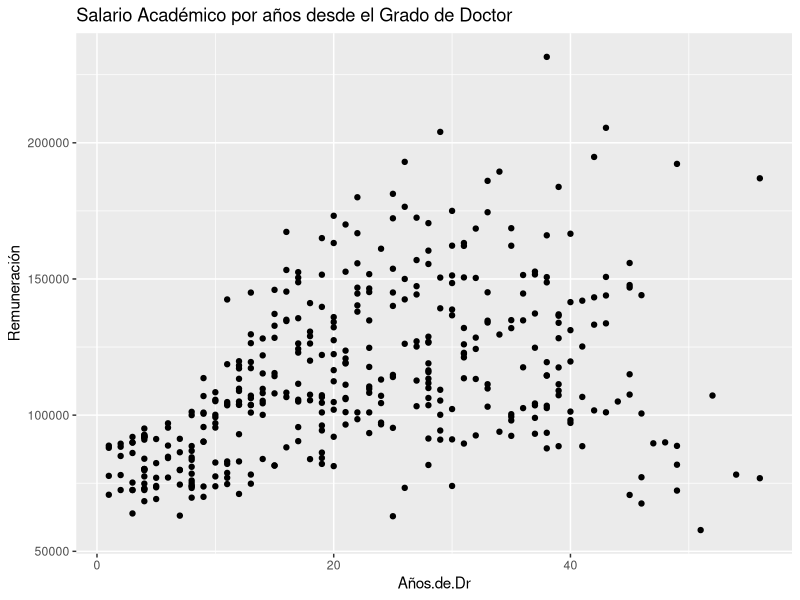

The R source for this figure:
# Rscript dos_variables.r

# Cargando libreria.
library(ggplot2)

# Lee datos del archivo .csv 
datos <- read.csv("salarios.csv")

# Gráfica  Años de Experiencia Vs. Remuneración
pdf(file="Dos_Variables.pdf")
ggplot(datos, 
       aes(x = Años.de.Dr, y = Remuneración) ) +
  geom_point() + 
  labs(title = "Salario Académico por años desde el Grado de Doctor")
 
# REFERENCIAS
# Oscar Núñez Mori. Jaén, 10-Jul-2024. Basado en:
# - Kabacoff. R. (s.f.) Modern Data Visualization with R. Chap. 6.
#   https://rkabacoff.github.io/datavis/Multivariate.html
#   https://github.com/Rkabacoff/datavis_support
# - Fox J. and Weisberg, S. (2011) An R Companion to Applied Regression, 2nd. Sage.
#   https://www.rdocumentation.org/packages/carData/versions/3.0-1/topics/Salaries


